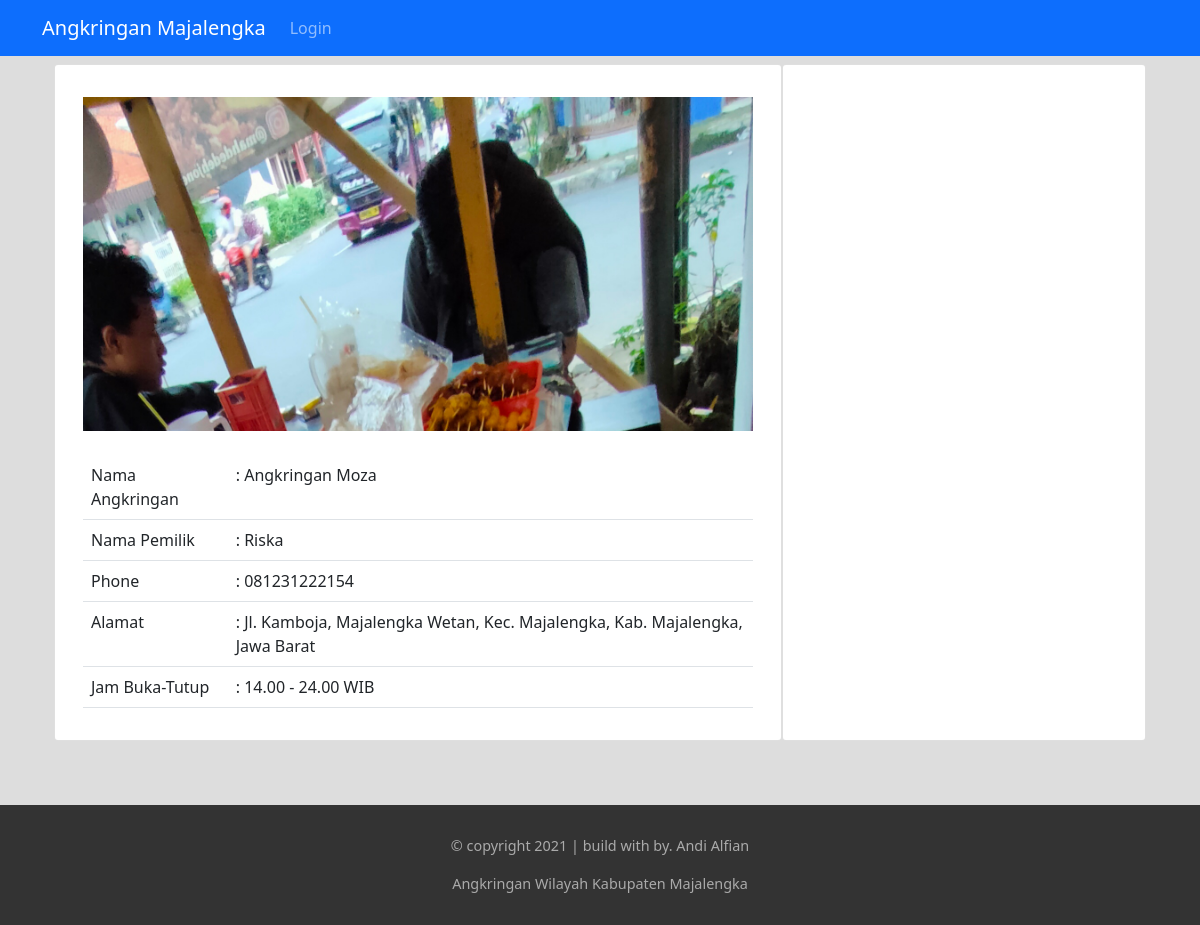
Page /AK/detail_angkringan/2 on the committed database.
### tables this page shows
CREATE TABLE `angkringan` (
  `id_angkringan` int(20) NOT NULL,
  `id_user` int(11) NOT NULL,
  `nama_angkringan` varchar(50) NOT NULL,
  `nama_pemilik` varchar(20) NOT NULL,
  `alamat` varchar(225) NOT NULL,
  `cover` varchar(100) NOT NULL,
  `phone` varchar(13) NOT NULL,
  `jam_buka_tutup` varchar(50) NOT NULL,
  `accept` int(1) NOT NULL
);

### application/controllers/AK.php (called while the page is built, shortened)
<?php
class AK extends CI_Controller
{
    public function detail_angkringan($id = null)
    {
        $data['judul'] = "Detail Angkringan";
        $data['tampil'] = $this->db->get_where('angkringan', ['id_angkringan' => $id])->row_array();
        $data['galeri'] = $this->db->get_where('dokumentasi', ['id_angkringan' => $id])->result_array();
        $data['menu'] = $this->db->get_where('menu', ['status' => '1', 'id_angkringan' => $data['tampil']['id_angkringan']])->result_array();
        $data['file'] = 'detail_angkringan';
        $this->load->view('guest/index', $data);
    }
}

### index.php (called while the page is built, shortened)
<?php
require_once BASEPATH.'core/CodeIgniter.php';

### application/views/guest/detail_angkringan.php (the view, shortened to what this page needs)
<div class="container">
    <div class="row my-3">
        <div class="card col-md-8">
            <div class="card-body">
                <div style="max-height: 350px; overflow:hidden;">
                    <img src="<?= base_url('images/cover/' . $tampil['cover']) ?>" alt="<?= $tampil['nama_angkringan'] ?>" class="img-fluid mt-3">
                </div>
                <table class="table mt-4">
                    <tr>
                        <td>Nama Angkringan</td>
                        <td>: <?= $tampil['nama_angkringan'] ?></td>
                    </tr>
                    <tr>
                        <td>Nama Pemilik</td>
                        <td>: <?= $tampil['nama_pemilik'] ?></td>
                    </tr>
                    <tr>
                        <td>Phone</td>
                        <td>: <?= $tampil['phone'] ?></td>
                    </tr>
                    <tr>
                        <td>Alamat</td>
                        <td>: <?= $tampil['alamat'] ?></td>
                    </tr>
                    <tr>
                        <td>Jam Buka-Tutup</td>
                        <td>: <?= $tampil['jam_buka_tutup'] ?></td>
                    </tr>
                </table>
            </div>
        </div>
        <div class="card col-md-4">
            <div class="card-body">
            </div>
        </div>
    </div>
</div>

### rows in the picture
angkringan: cover (picture), nama_angkringan "Angkringan Moza", nama_pemilik "Riska", phone "081231222154", alamat "Jl. Kamboja, Majalengka Wetan, Kec. Majalengka, Kab. Majalengka, Jawa Barat", jam_buka_tutup "14.00 - 24.00 WIB"
